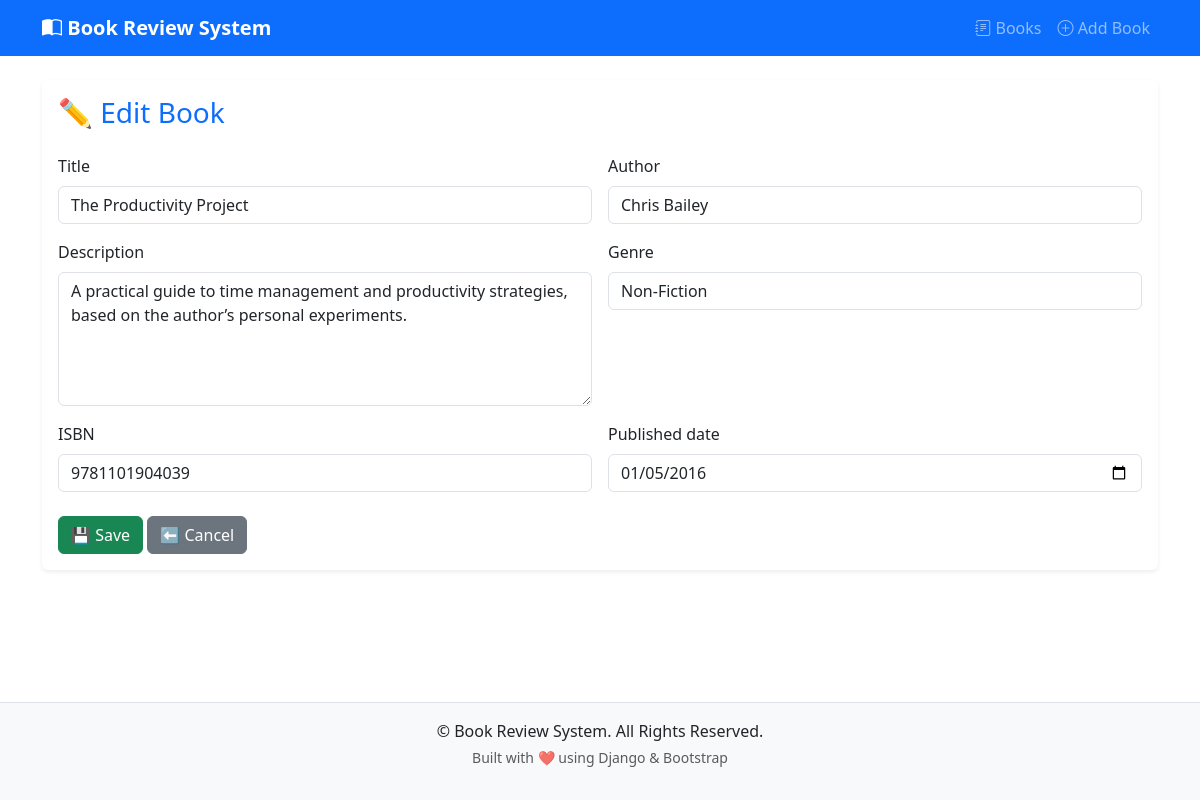
The app's page /book/6/edit/ with its own data.
### book/models.py (models this page shows, shortened)
class Book(models.Model):
    GENRE_CHOICES = [
        ('fiction', 'Fiction'),
        ('non_fiction', 'Non-Fiction'),
        ('science', 'Science'),
        ('technology', 'Technology'),
        ('history', 'History'),
        ('other', 'Other'),
    ]
    title = models.CharField(max_length=200)
    author = models.CharField(max_length=200)
    description = models.TextField()
    genre = models.CharField(max_length=20, choices=GENRE_CHOICES)
    isbn = models.CharField('ISBN', max_length=13, unique=True)
    published_date = models.DateField()
    average_rating = models.DecimalField(
        max_digits=3,
        decimal_places=2,
        validators=[MinValueValidator(0), MaxValueValidator(5)],
        default=0
    )
    created_at = models.DateTimeField(auto_now_add=True)
    updated_at = models.DateTimeField(auto_now=True)

### book/views.py (the view)
# urls.py: path('book/<int:pk>/edit/', book_update, name='book-update'),
def book_update(request, pk):
    book = get_object_or_404(Book, pk=pk)
    if request.method == 'POST':
        form = BookForm(request.POST, instance=book)
        if form.is_valid():
            form.save()
            messages.success(request, 'Book updated successfully!')
            return redirect('book-detail', pk=book.pk)
    else:
        form = BookForm(instance=book)
    return render(request, 'book/book_form.html', {'form': form, 'book': book})

### book/forms.py
class BookForm(forms.ModelForm):
    class Meta:
        model = Book
        fields = ['title', 'author', 'description', 'genre', 'isbn', 'published_date']
        widgets = {
            'title': forms.TextInput(attrs={
                'class': 'form-control',
                'placeholder': 'Enter book title'
            }),
            'author': forms.TextInput(attrs={
                'class': 'form-control',
                'placeholder': 'Enter author name'
            }),
            'description': forms.Textarea(attrs={
                'class': 'form-control',
                'placeholder': 'Enter book description',
                'rows': 5
            }),
            'genre': forms.Select(attrs={'class': 'form-control'}),
            'isbn': forms.TextInput(attrs={
                'class': 'form-control',
                'placeholder': 'Enter ISBN number'
            }),
            'published_date': forms.DateInput(attrs={
                'class': 'form-control',
                'type': 'date'
            }),
        }

### book/templates/book/book_form.html (shortened to what this page needs)
{% extends 'book/base.html' %}
{% block content %}
<div class="card shadow-sm border-0">
  <div class="card-body">
    <h3 class="mb-4 text-primary">
      {% if book %}✏️ Edit Book{% else %}➕ Add New Book{% endif %}
    </h3>
    <form action="" method="POST" novalidate>
      <div class="row g-3">
        {% for field in form %}
        <div class="col-md-6">
          <label class="form-label">{{ field.label }}</label>
          {{ field }}
        </div>
        {% endfor %}
      </div>
      <div class="mt-4">
        <button type="submit" class="btn btn-success">💾 Save</button>
        <a href="{% url 'book-list' %}" class="btn btn-secondary">⬅️ Cancel</a>
      </div>
    </form>
  </div>
</div>
{% endblock content %}

### book/templates/book/base.html (style rules this page uses)
body { display: flex; flex-direction: column; min-height: 100vh; }

### records on screen
Book: form "The Productivity Project" "Chris Bailey" "A practical guide to time management and productivity strategies, based on the author’s personal experiments." "Non-Fiction" "9781101904039" "01/05/2016"

### other values on screen
{{ field.label }} "Title" "Author" "Description" "Genre" "ISBN" "Published date"
